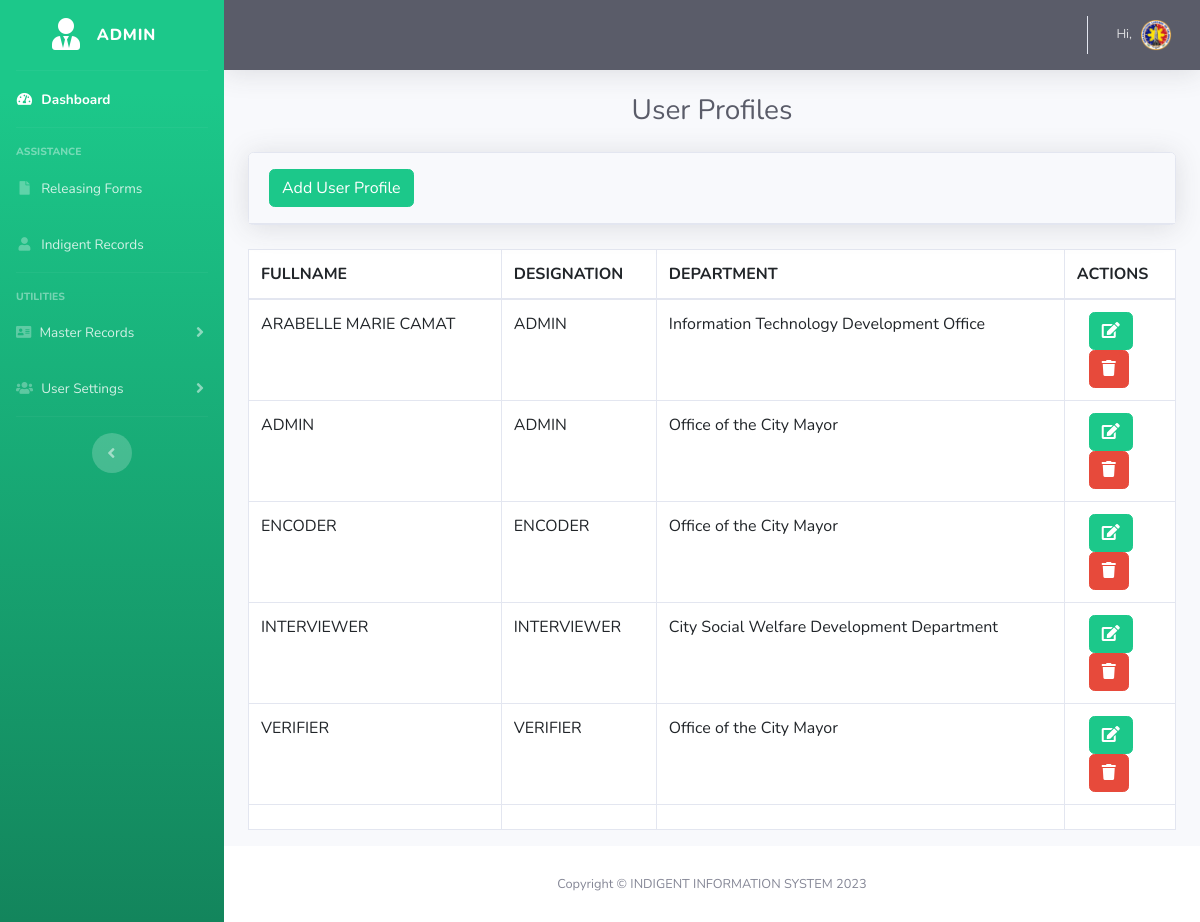
/IndigentInformationSystem/admin/userprofiles.php, run on an earlier commit of the app's database.
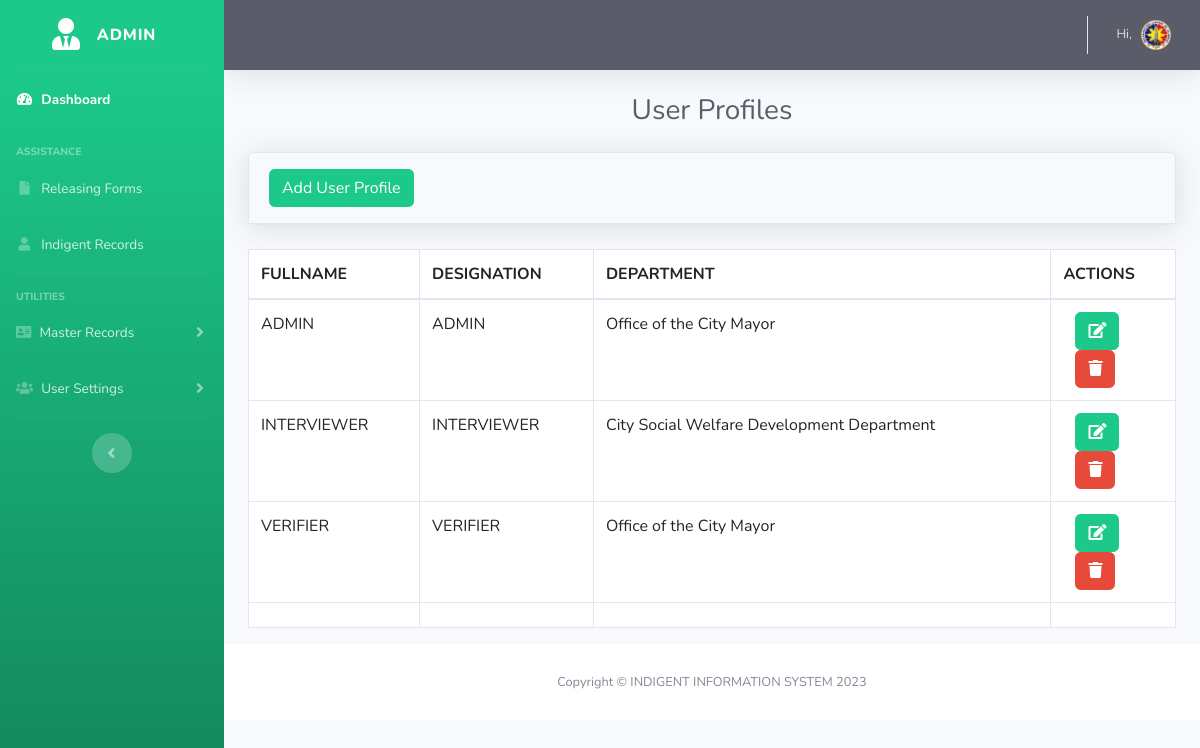
And on a later commit of the database.
### tables this page shows
CREATE TABLE `tbluserprofile` (
  `id` int(32) NOT NULL,
  `accstatus` text NOT NULL,
  `fullname` text NOT NULL,
  `username` varchar(32) NOT NULL,
  `password` varchar(322) NOT NULL,
  `sex` text NOT NULL,
  `designation` text NOT NULL,
  `department` text NOT NULL,
  `location` text NOT NULL
);

### IndigentInformationSystem/admin/userprofiles.php (the view, shortened to what this page needs)
<?php
include('../includes/header.php');
include('../includes/admin_navbar.php');
?>
<!DOCTYPE html>
<html lang="en">
<head>
</head>
<body>
 <div id="content-wrapper" class="d-flex flex-column">
        <div id="content">
                <div class="d-sm-flex align-items-center justify-content-center mb-4">
                        <h1 class="h3 mb-0 text-gray-800">User Profiles</h1>
                </div>
    <div class="container-fluid">
    <div class="card shadow mb-4">
        <div class="card-header py-3">
                <button type="button" class="btn btn-success" data-bs-toggle="modal" data-bs-target="#adduserprofile">Add User Profile</button>
        </div>
    </div>
    <div class="table-responsive">
        <?php
            $connection = mysqli_connect("localhost", "root", "", "db_iis");
            $query = "SELECT id, fullname, designation, department FROM tbluserprofile";
            $query_run = mysqli_query($connection, $query);
        ?>
        <table class="table table-bordered" id="dataTable" width="100%" cellspacing="0">
            <thead>
                <tr>
                    <th>FULLNAME</th>
                    <th>DESIGNATION</th>
                    <th>DEPARTMENT</th>
                    <th>ACTIONS</th>
                </tr>
            </thead>
            <tbody>
                <?php
                    if ($query_run)
                    {
                        while ($row = mysqli_fetch_assoc($query_run))
                        {
                         ?>
                         <tr>
                            <td><?php echo $row['fullname']; ?></td>
                            <td><?php echo $row['designation']; ?></td>
                            <td><?php echo $row['department']; ?></td>
                            <td>
                                <div class="col-md">
                                <form action="userprofiles_edit.php" method="POST">
                                    <button type="submit" name="btnEdit" class="btn btn-success"><i class="fas fa-edit"></i></button>
                                </form>
                                </div>
                                <div class="col-md">
                                <form action="code.php" method="POST">
                                    <button type="submit" name="btnDelete" class="btn btn-danger"><i class="fas fa-trash"></i></button>
                                </form>
                                </div>
                            </td>
                        </tr>
                         <?php
                        }
                    } else
                    {
                        echo "Error: " . mysqli_error($connection);
                    }
                ?>
                <tr>
                    <td></td>
                    <td></td>
                    <td></td>
                    <td></td>
                </tr>
            </tbody>
        </table>
    </div>
    </div>
</div>
<?php
include('../includes/scripts.php');
include('../includes/footer.php');
?>

What changed in the data, as far as the page shows it:
removed tbluserprofile: fullname "ARABELLE MARIE CAMAT", designation "ADMIN", department "Information Technology Development Office"
removed tbluserprofile: fullname "ENCODER", designation "ENCODER", department "Office of the City Mayor"
